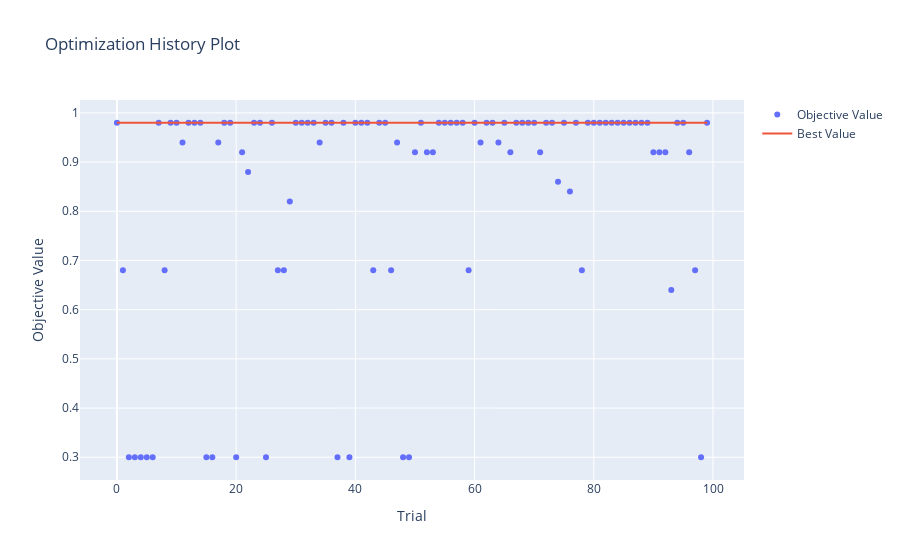

The code cell stored with this chart in its notebook:
### Code cell
#plot optimization history
plt.figure(figsize=(6.8,6.8))
optuna.visualization.plot_optimization_history(dtree_study)
